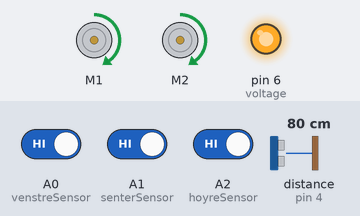
The sketch below on a simulated Arduino Uno, built with avr-gcc and run on an emulated ATmega328P. Parts: 2 × DC motor (green arrow = forward, orange = backward, longer = faster), output pins drawn as LEDs (lit = HIGH). Wiring (inferred from the names in the program): ultrasonic range finder: trigger pin 2; echo pin 4. Inputs (shaded band) come from the test bench; at power-on: distance to the obstacle (sensor on pin 4) 80 cm, A0 (venstreSensor) HIGH, A1 (senterSensor) HIGH, A2 (hoyreSensor) HIGH. The echo pulse lasts 58.3 µs per cm; pins used as bus, display or sensor lines are not drawn.

Above: at 9.2 s.
9.3 s: distance to the obstacle (sensor on pin 4) set to 2 cm
At 10.5 s:
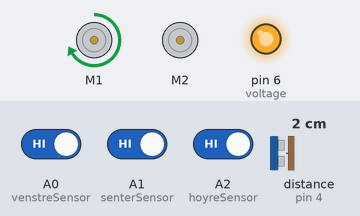
10.8 s: distance to the obstacle (sensor on pin 4) set to 18 cm
At 11.9 s:
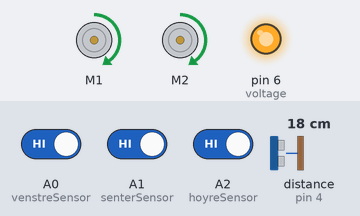
12.3 s: distance to the obstacle (sensor on pin 4) set to 4 cm
At 13.0 s:
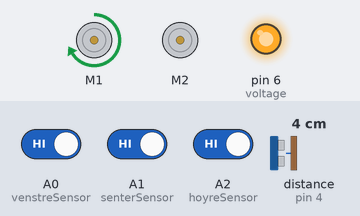
Timing chart, 0 to 15.3 s (numbered marks = the images above; inputs shaded):
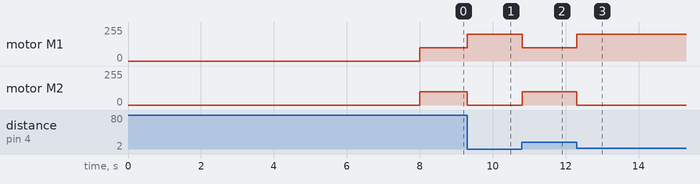

The sketch:

testing.ino
```cpp
// --------------------------------------------------------------------------------
// Definer variabler for motorkort
#include <Wire.h>
#include <Adafruit_MotorShield.h>

// Definer motorkort
Adafruit_MotorShield motorkort = Adafruit_MotorShield();

// Definer hver motor
Adafruit_DCMotor *venstreMotor = motorkort.getMotor(1);
Adafruit_DCMotor *hoyreMotor = motorkort.getMotor(2);

// --------------------------------------------------------------------------------
// Definer variabler for å følge en linje
bool skalFolgeLinje = true;
unsigned int venstre, hoyre, senter;
const int venstreSensor = A0;
const int senterSensor = A1;
const int hoyreSensor = A2;

const int trigPin = 2;
const int echoPin = 4;
const int voltage = 6;

// Data strukturer for Tilstandsmaskinen som brukes til å følge en linje
struct State {
  unsigned int out;        // Tilstand som vi er i nå
  unsigned int next[6];
};  // Tabell som bestemmer neste tilstand utfra hva sensorene forteller oss
typedef const struct State StateType;

#define Center 0
#define CenterLeft 1
#define Left 2
#define CenterRight 3
#define Right 4

StateType fsm[5] = {
  {Center, { Center, CenterLeft, Left, CenterRight, Right, Right }},        // Center
  {CenterLeft, { Center,  CenterLeft, Left, CenterRight, Right, Left }},    // CenterLeft
  {Left, { Center,  CenterLeft, Left, CenterRight, Right, Left }},          // Left
  {CenterRight, { Center, CenterLeft, Left, CenterRight, Right, Right }},   // CenterRight
  {Right, { Center, CenterLeft, Left, CenterRight, Right, Right }}          // Right
};

unsigned int S;       // index til nåværende tilstand
unsigned int Input;
unsigned int Output;

void setup() {
  motorkort.begin();  // Start motorkort

  // Sett startfart for hver motor (0=av til 255=max)
  venstreMotor->setSpeed(100);
  hoyreMotor->setSpeed(100);

  // Sett sensorene som input
  pinMode(venstreSensor, INPUT);
  pinMode(senterSensor, INPUT);
  pinMode(hoyreSensor, INPUT);

  pinMode(voltage, OUTPUT);
  digitalWrite(voltage, HIGH);

  S = Center;

  Serial.begin(9600);

  // Pause i 8 sekunder så den ikke kjører mens den er koblet til PC'n
  delay(8000);
}

void loop() {
  long duration, cm;

  Output = fsm[S].out;

  pinMode(trigPin, OUTPUT);
  digitalWrite(trigPin, LOW);
  delayMicroseconds(2);
  digitalWrite(trigPin, HIGH);
  delayMicroseconds(10);
  digitalWrite(trigPin, LOW);

  pinMode(echoPin, INPUT);
  duration = pulseIn(echoPin, HIGH);

  cm = microsecondsToCentimeters(duration);

  awayFromWall(cm, Output);

  delay(10);

  Input = Robot_Input();
  S = fsm[S].next[Input];
}

unsigned int Robot_Input() {
  unsigned int resultat;
  LesFraSensorer();

  // Default er på Banen
  resultat = 0;

  // På Banen
  if ((venstre == 0) && (senter == 0) && (hoyre == 0)) resultat = 0;
  if ((venstre == 1) && (senter == 0) && (hoyre == 1)) resultat = 0;
  if ((venstre == 0) && (senter == 1) && (hoyre == 0)) resultat = 0;

  // Utenfor banen
  if ((venstre == 1) && (senter == 1) && (hoyre == 1)) resultat = 1;

  // Senter Venstre
  if ((venstre == 1) && (senter == 0) && (hoyre == 0)) resultat = 2;

  // Til Venstre
  if ((venstre == 1) && (senter == 1) && (hoyre == 0)) resultat = 3;

  // Senter Høyre
  if ((venstre == 0) && (senter == 0) && (hoyre == 1)) resultat = 4;

  // Til Høyre
  if ((venstre == 0) && (senter == 1) && (hoyre == 1)) resultat = 5;

  return resultat;
}

void Robot_Output(unsigned int output) {
  switch (output) {
    case 0:   // På Banen
      venstreMotor->setSpeed(80);
      hoyreMotor->setSpeed(80);
      break;
    case 1:
      venstreMotor->setSpeed(50);
      hoyreMotor->setSpeed(50);
      break;
    case 2:   // Senter Venstre
      venstreMotor->setSpeed(80);
      hoyreMotor->setSpeed(20);
      break;
    case 3:   // Til Venstre
      venstreMotor->setSpeed(80);
      hoyreMotor->setSpeed(0);
      break;
    case 4:   // Senter Høyre
      venstreMotor->setSpeed(20);
      hoyreMotor->setSpeed(80);
      break;
    case 5:   // Til Høyre
      venstreMotor->setSpeed(0);
      hoyreMotor->setSpeed(80);
      break;
  }
  forover();
}

void LesFraSensorer() {
  venstre = digitalRead(venstreSensor);
  senter = digitalRead(senterSensor);
  hoyre = digitalRead(hoyreSensor);
}

void forover() {
  venstreMotor->run(FORWARD);
  hoyreMotor->run(FORWARD);
}

void stopp() {
  venstreMotor->run(RELEASE);
  hoyreMotor->run(RELEASE);
}

void awayFromWall(long centimeters, unsigned int output) {
  if (centimeters <= 10) {
    venstreMotor->setSpeed(200);
    hoyreMotor->setSpeed(0);
    forover();
  }
  else {
    venstreMotor->setSpeed(100);
    hoyreMotor->setSpeed(100);
    forover();
  }
}

long microsecondsToCentimeters(long microseconds) {
  return microseconds / (2 * 29);
}
```

Measured:
- after the input at 9.3 s, motor M1: forward 100/255 → forward 200/255 at once; motor M2: forward 100/255 → stopped at once
- after the input at 10.8 s, motor M1: forward 200/255 → forward 100/255 at once; motor M2: stopped → forward 100/255 at once
- after the input at 12.3 s, motor M1: forward 100/255 → forward 200/255 at once; motor M2: forward 100/255 → stopped at once
